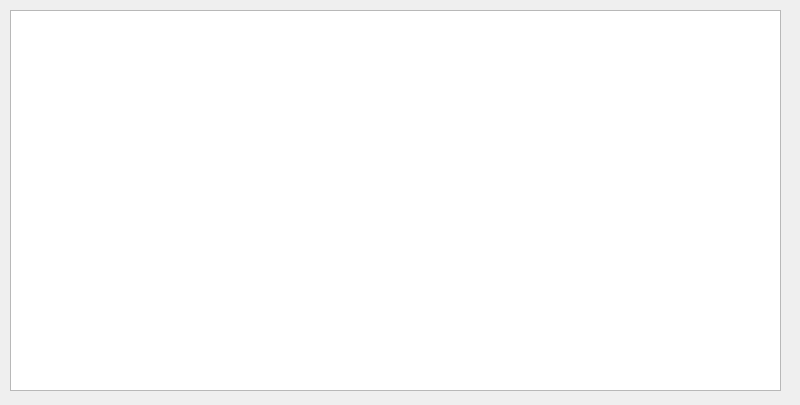
<?xml version="1.0" encoding="UTF-8"?>
<ui version="4.0">
 <class>MainWindow</class>
 <widget class="QMainWindow" name="MainWindow">
  <property name="geometry">
   <rect>
    <x>0</x>
    <y>0</y>
    <width>800</width>
    <height>405</height>
   </rect>
  </property>
  <property name="windowTitle">
   <string>MainWindow</string>
  </property>
  <widget class="QWidget" name="centralwidget">
   <widget class="QListView" name="listView">
    <property name="geometry">
     <rect>
      <x>10</x>
      <y>10</y>
      <width>771</width>
      <height>381</height>
     </rect>
    </property>
   </widget>
  </widget>
 </widget>
 <resources/>
 <connections/>
</ui>
